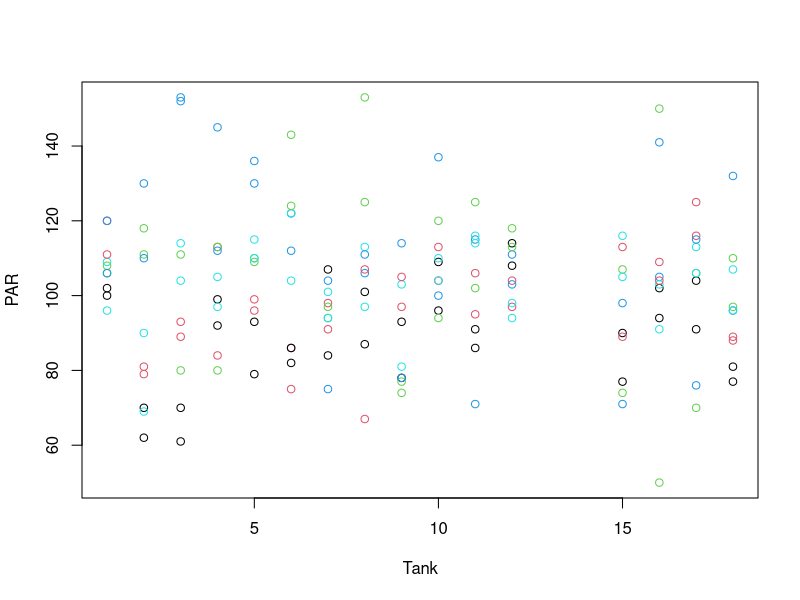
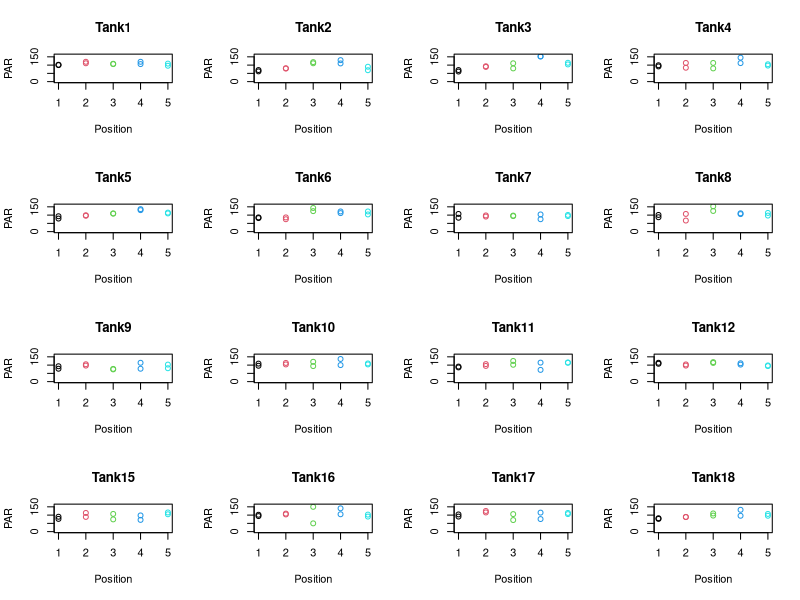
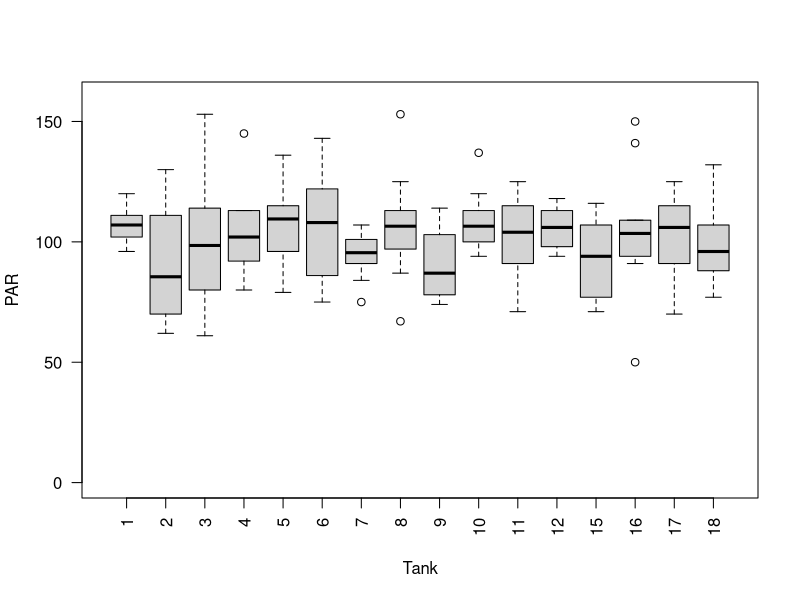
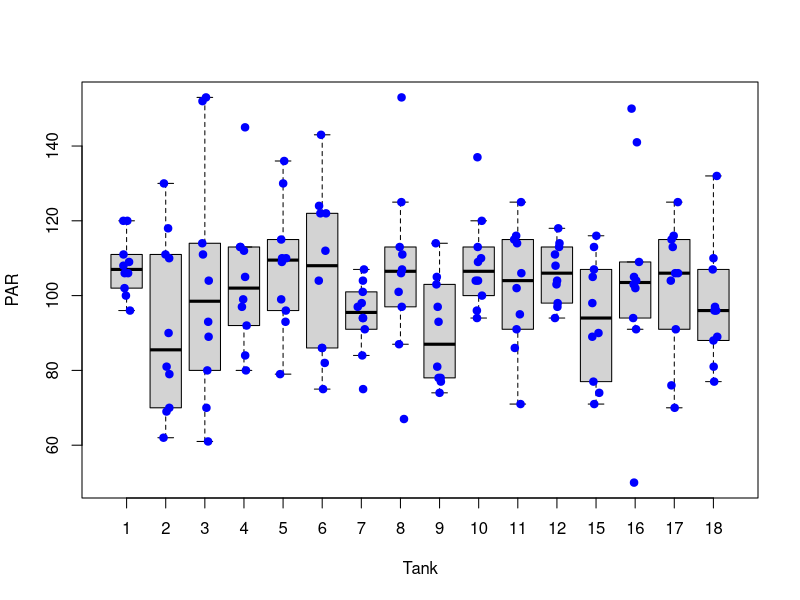

Write R code to recreate these figures, in order.
# Title: Light position plotting
# Author: Jill Ashey
# Last updated: 20210126



# Load packages
library(tidyverse)

# Set working directory 
setwd("~/Desktop/PutnamLab/Repositories/Astrangia_repo/Astrangia_repo/data")

# Load data 
light <- read.csv("Light_Data.csv", header = TRUE)

# Plot PAR 
plot(PAR ~ Tank, data = light, col = Position)

tank.model <- lm(PAR ~ Tank,data=light)
summary(tank.model)

position.model <- lm(PAR ~ Position, data=light)
summary(position.model)

# Plot light by position for each tank
pdf("../Output/Light.by.Position.pdf")
par(mfrow=c(4,4))
Tank1 <- subset(light, Tank==1)
plot(PAR ~ Position, data=Tank1, col=Position, ylim=c(0,160), main = "Tank1")

Tank2 <- subset(light, Tank==2)
plot(PAR ~ Position, data=Tank2, col=Position, ylim=c(0,160), main = "Tank2")

Tank3 <- subset(light, Tank==3)
plot(PAR ~ Position, data=Tank3, col=Position, ylim=c(0,160), main = "Tank3")

Tank4 <- subset(light, Tank==4)
plot(PAR ~ Position, data=Tank4, col=Position, ylim=c(0,160), main = "Tank4")

Tank5 <- subset(light, Tank==5)
plot(PAR ~ Position, data=Tank5, col=Position, ylim=c(0,160), main = "Tank5")

Tank6 <- subset(light, Tank==6)
plot(PAR ~ Position, data=Tank6, col=Position, ylim=c(0,160), main = "Tank6")

Tank7 <- subset(light, Tank==7)
plot(PAR ~ Position, data=Tank7, col=Position, ylim=c(0,160), main = "Tank7")

Tank8 <- subset(light, Tank==8)
plot(PAR ~ Position, data=Tank8, col=Position, ylim=c(0,160), main = "Tank8")

Tank9 <- subset(light, Tank==9)
plot(PAR ~ Position, data=Tank9, col=Position, ylim=c(0,160), main = "Tank9")

Tank10 <- subset(light, Tank==10)
plot(PAR ~ Position, data=Tank10, col=Position, ylim=c(0,160), main = "Tank10")

Tank11 <- subset(light, Tank==11)
plot(PAR ~ Position, data=Tank11, col=Position, ylim=c(0,160), main = "Tank11")

Tank12 <- subset(light, Tank==12)
plot(PAR ~ Position, data=Tank12, col=Position, ylim=c(0,160), main = "Tank12")

Tank15 <- subset(light, Tank==15)
plot(PAR ~ Position, data=Tank15, col=Position, ylim=c(0,160), main = "Tank15")

Tank16 <- subset(light, Tank==16)
plot(PAR ~ Position, data=Tank16, col=Position, ylim=c(0,160), main = "Tank16")

Tank17 <- subset(light, Tank==17)
plot(PAR ~ Position, data=Tank17, col=Position, ylim=c(0,160), main = "Tank17")

Tank18 <- subset(light, Tank==18)
plot(PAR ~ Position, data=Tank18, col=Position, ylim=c(0,160), main = "Tank18")

dev.off()

#mean6 <- aggregate(PAR ~ Tank*Position, data=light, FUN=mean)
#mean6

# Plot light by tank
pdf("../Output/Light.by.Tank.pdf")
plot(as.factor(light$Tank), light$PAR, xlab="Tank", ylab="PAR", ylim=c(0,160), las=2)
boxplot(PAR ~ Tank, data = light, outpch = NA) 
stripchart(PAR ~ Tank, data = light, 
           vertical = TRUE, method = "jitter", 
           pch = 21, col = "blue", bg = "blue", 
           add = TRUE) 
dev.off()









